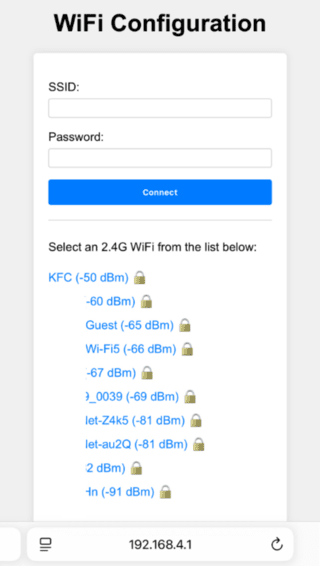
#> input picture components/esp-wifi-connect/assets/ap.png, 320 x 566 px
$ python make_sleep_wallpaper.py ../components/esp-wifi-connect/assets/ap.png
#> lines starting #> are read from the running program, lines starting #| are printed output that depends on the picture; after the words box and inside, x2 and y2 are one past the last pixel; in counts of white or black regions, pixels touching at a corner belong together
#!/usr/bin/env python3
"""Prepare a local photo as a strict 480x800 black/white PBM; never uploads it."""
from pathlib import Path
import argparse
from PIL import Image, ImageOps

def main():
    parser=argparse.ArgumentParser(description=__doc__)
    parser.add_argument('image',type=Path)
    parser.add_argument('--out',type=Path,default=Path('lock.pbm'))
    parser.add_argument('--threshold',type=int,default=160)
    args=parser.parse_args()
    if not 0<=args.threshold<=255: parser.error('threshold must be 0..255')
    if args.image.resolve()==args.out.resolve(): parser.error('output must not overwrite the source')
    with Image.open(args.image) as source:
#> source is the input picture: PIL image 320x566 P; mean R, G, B 235.7, 240.7, 245.9
        source=ImageOps.exif_transpose(source).convert('RGBA')
#> source: PIL image 320x566 RGBA
        canvas=Image.new('RGBA',source.size,'white');canvas.alpha_composite(source)
#> after `canvas = Image.new('RGBA', source.size, 'white')`: canvas: PIL image 320x566 RGBA; every value is 255
        fitted=ImageOps.fit(canvas.convert('L'),(480,800),method=Image.Resampling.LANCZOS)
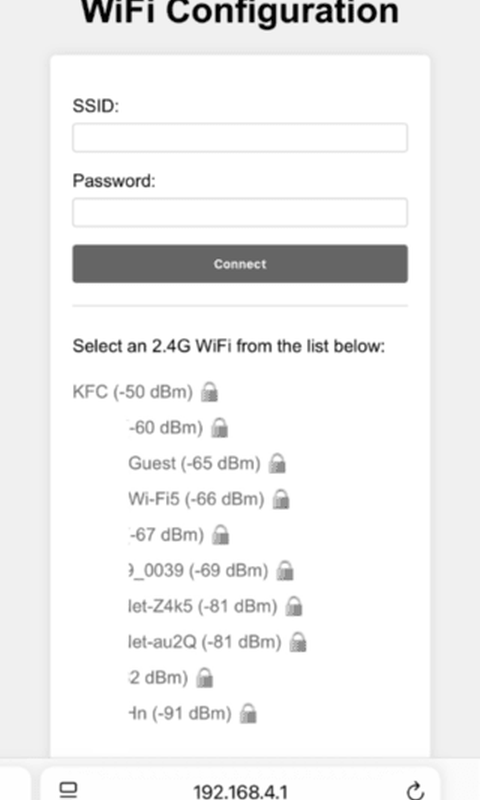
#> fitted: PIL image 480x800 L; min 0, max 255, mean 239.6
        mono=fitted.point(lambda p:255 if p>=args.threshold else 0,mode='1')
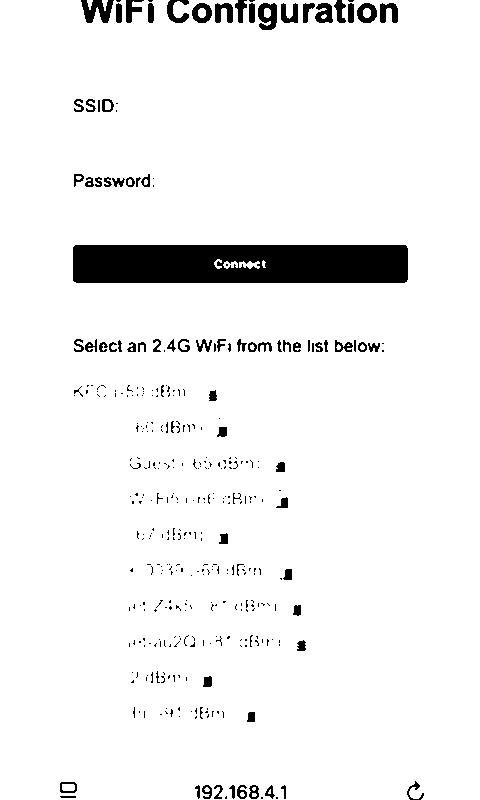
#> mono: PIL image 480x800 1; 94.5% white; 374 black regions (291 under 20 px), largest, box (x1, y1, x2, y2) and area: (73, 245, 408, 283) 12461, (81, 0, 114, 23) 459, (258, 3, 277, 30) 363
    # Pillow mode 1 has 1=white, P4 requires 1=black.
    payload=bytes(b ^ 255 for b in mono.tobytes())
    args.out.parent.mkdir(parents=True,exist_ok=True)
    args.out.write_bytes(b'P4\n480 800\n'+payload)
    print(f'Wrote {len(payload)} monochrome bytes. Copy to SD /wallpaper/lock.pbm; footer area y>=664 is reserved.')
#| Wrote 48000 monochrome bytes. Copy to SD /wallpaper/lock.pbm; footer area y>=664 is reserved.
if __name__=='__main__': main()

$ run again, on components/esp-wifi-connect/assets/ap_v3.png
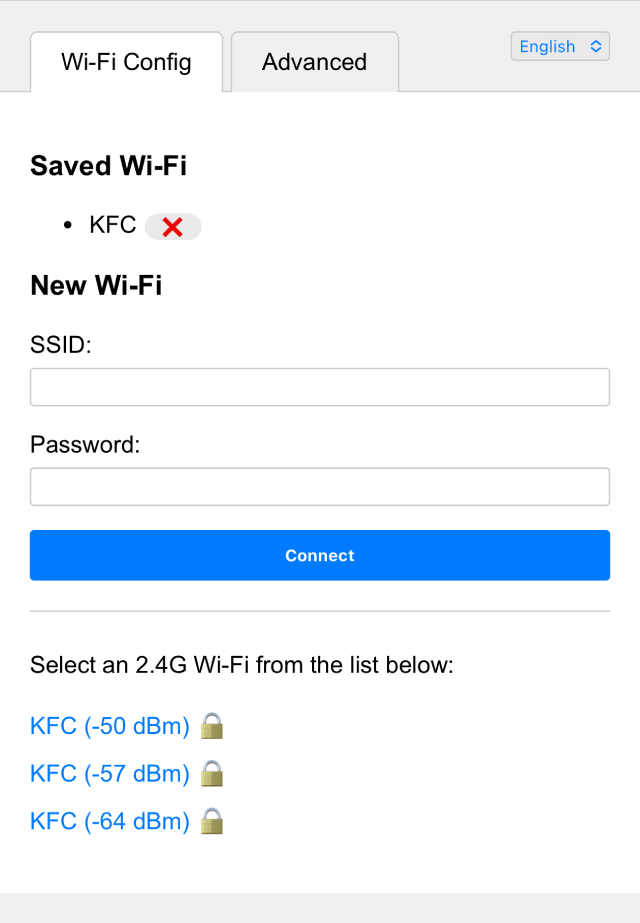
#> input picture components/esp-wifi-connect/assets/ap_v3.png, 640 x 923 px
#> in main, source is the input picture: PIL image 640x923 P; mean R, G, B 235.9, 242.5, 249.4
#> source: PIL image 640x923 RGBA
#> canvas: PIL image 640x923 RGBA; every value is 255
#> in main, `fitted=ImageOps.fit(canvas.convert('L'),(480,800),method=Image.Resampl..`:
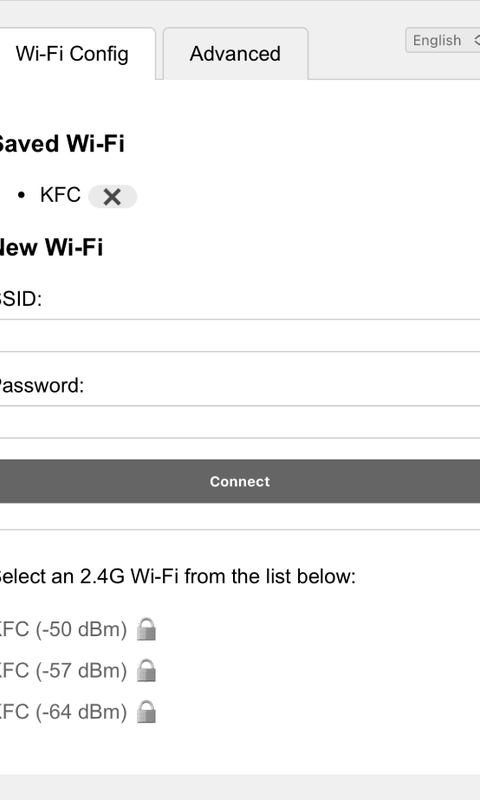
#> fitted: PIL image 480x800 L; min 0, max 255, mean 240.2
#> in main, `mono=fitted.point(lambda p:255 if p>=args.threshold else 0,mode='1')`:
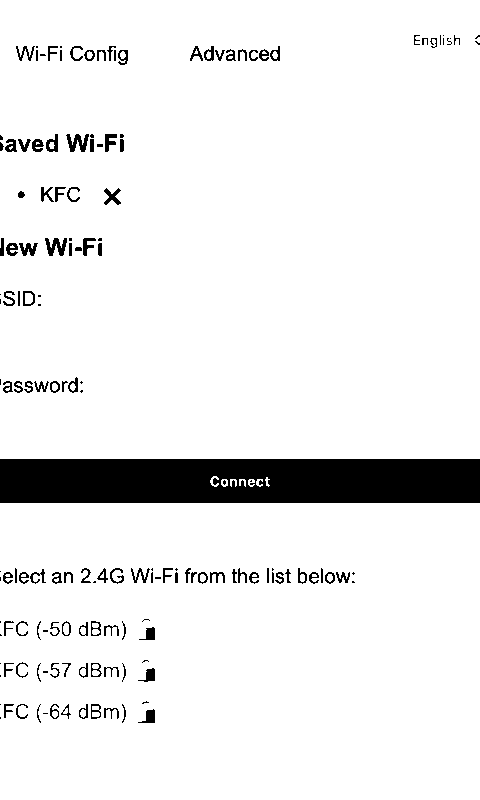
#> mono: PIL image 480x800 1; 92.6% white; 160 black regions (46 under 20 px), largest, box (x1, y1, x2, y2) and area: (0, 459, 480, 503) 20856, (66, 134, 89, 152) 228, (45, 238, 67, 256) 227
#| Wrote 48000 monochrome bytes. Copy to SD /wallpaper/lock.pbm; footer area y>=664 is reserved.

$ run again, on components/esp-wifi-connect/assets/ap_v3_advanced.png
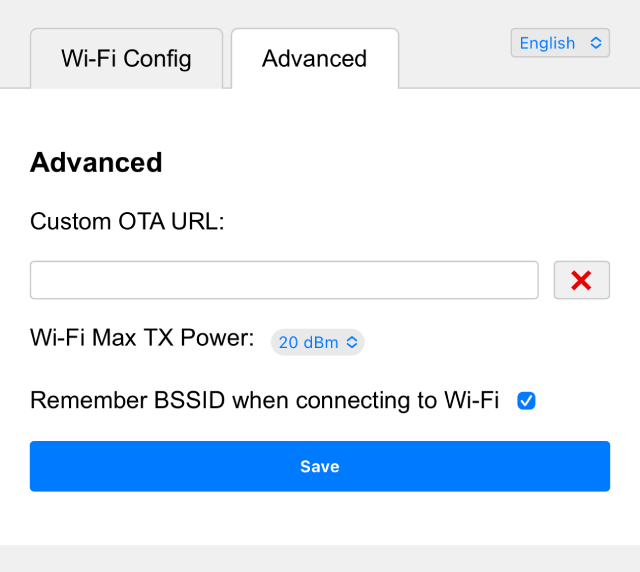
#> input picture components/esp-wifi-connect/assets/ap_v3_advanced.png, 640 x 572 px
#> in main, source is the input picture: PIL image 640x572 P; mean R, G, B 226.3, 236.2, 247
#> source: PIL image 640x572 RGBA
#> canvas: PIL image 640x572 RGBA; every value is 255
#> in main, `fitted=ImageOps.fit(canvas.convert('L'),(480,800),method=Image.Resampl..`:
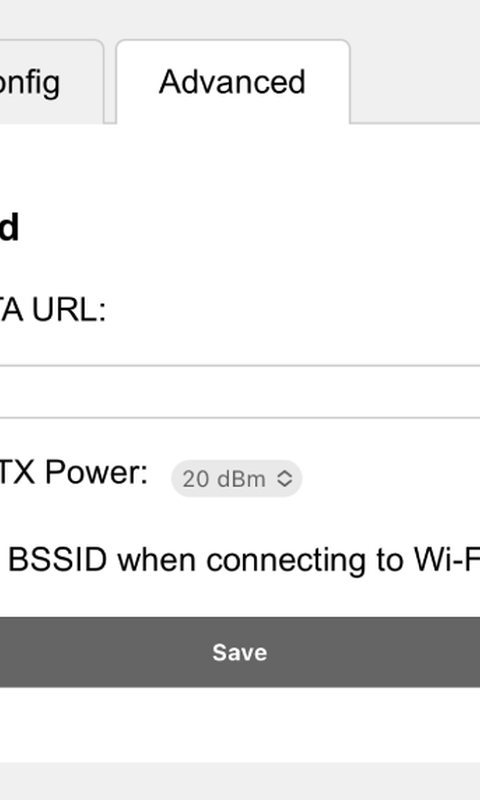
#> fitted: PIL image 480x800 L; min 0, max 255, mean 233.8
#> in main, `mono=fitted.point(lambda p:255 if p>=args.threshold else 0,mode='1')`:
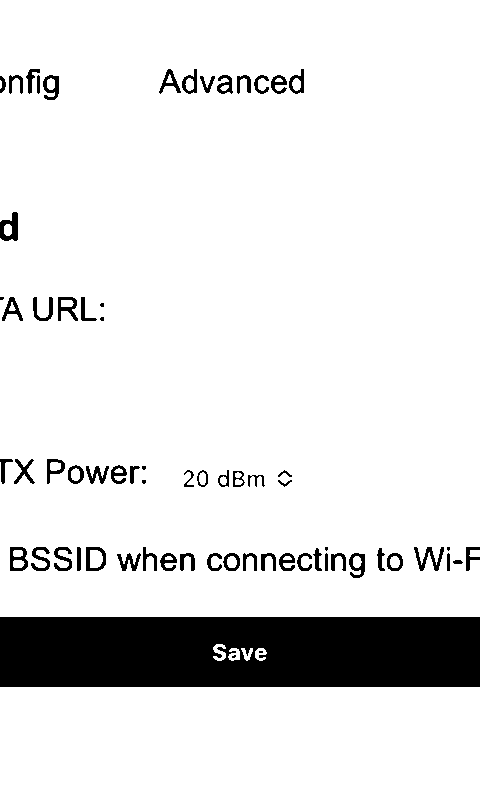
#> mono: PIL image 480x800 1; 89.2% white; 67 black regions (9 under 20 px), largest, box (x1, y1, x2, y2) and area: (0, 617, 480, 687) 33161, (0, 212, 18, 241) 320, (414, 547, 444, 571) 288
#| Wrote 48000 monochrome bytes. Copy to SD /wallpaper/lock.pbm; footer area y>=664 is reserved.
